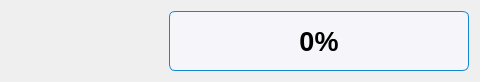
<?xml version="1.0" encoding="UTF-8"?>
<ui version="4.0">
 <class>ProgressBar</class>
 <widget class="QWidget" name="ProgressBar">
  <property name="geometry">
   <rect>
    <x>0</x>
    <y>0</y>
    <width>480</width>
    <height>78</height>
   </rect>
  </property>
  <property name="font">
   <font>
    <pointsize>20</pointsize>
    <weight>75</weight>
    <bold>true</bold>
   </font>
  </property>
  <property name="windowTitle">
   <string>Form</string>
  </property>
  <layout class="QHBoxLayout" name="horizontalLayout">
   <item>
    <widget class="QLabel" name="label">
     <property name="minimumSize">
      <size>
       <width>150</width>
       <height>0</height>
      </size>
     </property>
     <property name="maximumSize">
      <size>
       <width>150</width>
       <height>16777215</height>
      </size>
     </property>
     <property name="text">
      <string/>
     </property>
     <property name="alignment">
      <set>Qt::AlignCenter</set>
     </property>
    </widget>
   </item>
   <item>
    <spacer name="horizontalSpacer">
     <property name="orientation">
      <enum>Qt::Horizontal</enum>
     </property>
     <property name="sizeType">
      <enum>QSizePolicy::Preferred</enum>
     </property>
     <property name="sizeHint" stdset="0">
      <size>
       <width>84</width>
       <height>20</height>
      </size>
     </property>
    </spacer>
   </item>
   <item>
    <widget class="QProgressBar" name="bar">
     <property name="minimumSize">
      <size>
       <width>300</width>
       <height>60</height>
      </size>
     </property>
     <property name="maximumSize">
      <size>
       <width>16777215</width>
       <height>16777215</height>
      </size>
     </property>
     <property name="font">
      <font>
       <pointsize>20</pointsize>
       <weight>75</weight>
       <bold>true</bold>
      </font>
     </property>
     <property name="styleSheet">
      <string notr="true">QProgressBar{
                        border: 1px solid rgb(16, 135, 209);
                        background: rgba(248,248,255,180);
                        border-radius: 6px; }
                        QProgressBar::chunk:enabled {
                        border-radius: 5px; 
                        background: qlineargradient(x1:0, y1:0, x2:1, y2:0, stop:0 #FBCD80, stop: 1 #FBA30E);}</string>
     </property>
     <property name="value">
      <number>0</number>
     </property>
     <property name="alignment">
      <set>Qt::AlignCenter</set>
     </property>
    </widget>
   </item>
  </layout>
 </widget>
 <resources/>
 <connections/>
</ui>
